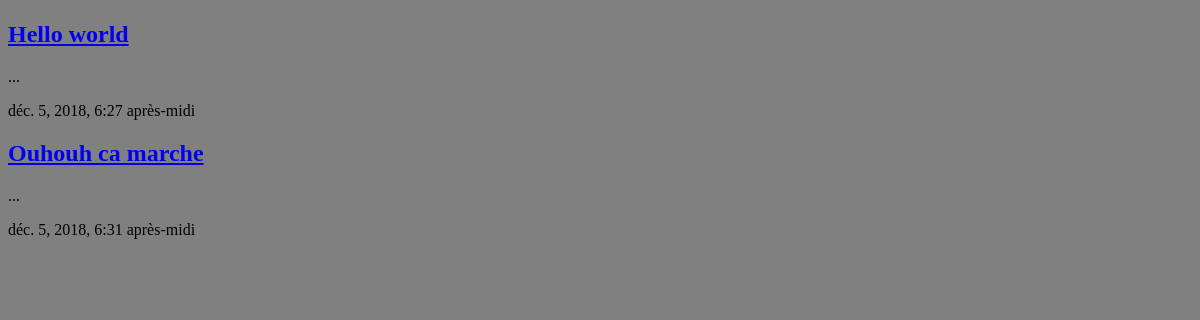
Before: / with the older database file.
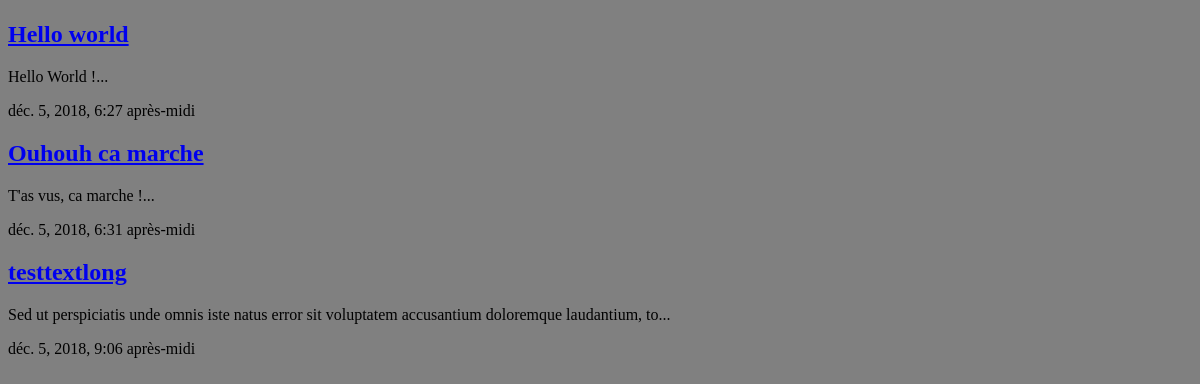
After: the same page with the newer database file.
### blog/models.py (models this page shows, shortened)
class Article(models.Model):
    slug = models.SlugField()
    title = models.CharField(max_length=100)
    body = models.TextField()
    creation_date = models.DateTimeField(auto_now_add=True)
    def snippet(self):
        return self.body[:100] + '...'

### blog/views.py (the view)
# urls.py: path('', views.article_liste, name='list'),
def article_liste(request):
        articles = Article.objects.all().order_by('creation_date')
        return render(request, 'blog/index.html',{'articles':articles})

### blog/templates/blog/index.html
{% extends 'blog/_base.html'%}
{% block body %}
    <div class = "articles">
        {% for article in articles %}
            <div class = "article">
                <h2><a href = "{% url 'blog:detail' slug=article.slug%}">{{article.title}}</a></h2>
                <p>{{article.snippet}}</p>
                <p>{{article.creation_date}}</p>
            </div>
        {% endfor %}
    </div>
{% endblock %}

### blog/templates/blog/_base.html (shortened to what this page needs)
{% load static from staticfiles %}
<!DOCTYPE html>
<html>
    <head>
        <link rel="stylesheet" href="{% static 'style.css'%}">
    </head>
    <body>
        {% block body %}{% endblock %}
    </body>
</html>

### assets/style.css (style rules this page uses)
body { background: gray; }

Changed rows visible on the page:
changed Article "Hello world": snippet "..." → "Hello World !..."
changed Article "Ouhouh ca marche": snippet "..." → "T'as vus, ca marche !..."
added Article: title "testtextlong", snippet "Sed ut perspiciatis unde omnis iste natus error sit voluptatem accusantium doloremque laudantium, to...", creation_date "déc. 5, 2018, 9:06 après-midi"
